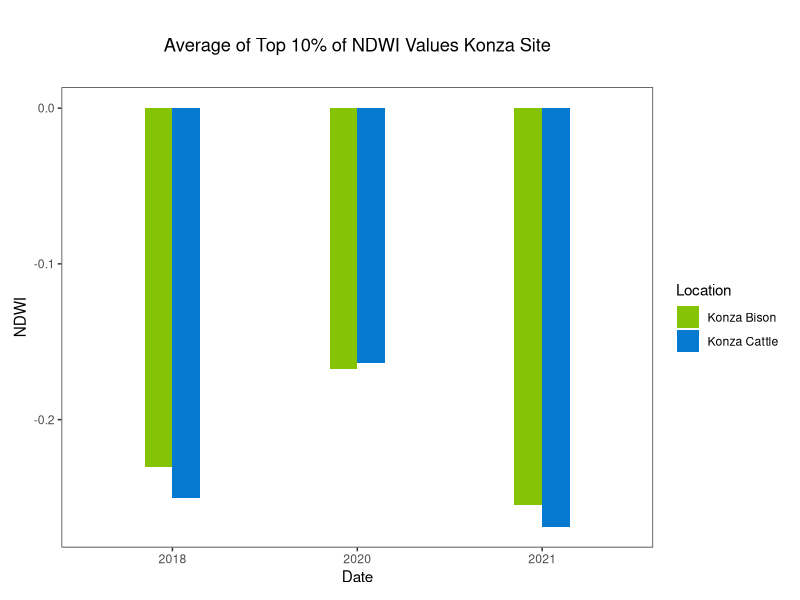

Write R code to recreate this figure.
library('dplyr')
library('ggplot2')

setwd('/Users/sagemcginley-smith/Desktop/ess262/project/raster_data/analysis_csv_cleaned')
csv<- read.csv('konza_ndwi_cleaned.csv')
graph_title <- 'Average of Top 10% of NDWI Values Konza Site'
index <- 'NDWI'
png_title <- 'avg_top_ndwi_konza.png'

{
  my_colors <- c("#85C307", "#067AD1")
  csv$Date <- as.factor(csv$Date)
  csv <- csv %>%
    group_by(Date) %>%
    filter(n() > 1) %>%
    ungroup()
  bar_chart <- ggplot(csv, aes(x = Date, y = Avg.Top.Ten.Percent, fill = Location)) +
    geom_bar(stat = "identity", position = "dodge", width = 0.3) +
    labs(x = "Date", y = index, title = graph_title) +
    scale_fill_manual(values = my_colors) + 
    theme_bw() + 
    theme(panel.grid = element_blank(),
          plot.title = element_text(hjust = 0.5, vjust = 2, margin = margin(b = 20)),
          plot.margin = margin(t = 30, r = 10, b = 10, l = 10, unit = "pt"))
  
  setwd("/Users/sagemcginley-smith/Desktop/ess262/project/raster_data/analysis_csv_cleaned/")
  ggsave(png_title, bar_chart, width = 8, height = 6, dpi = 300)
  
}
 